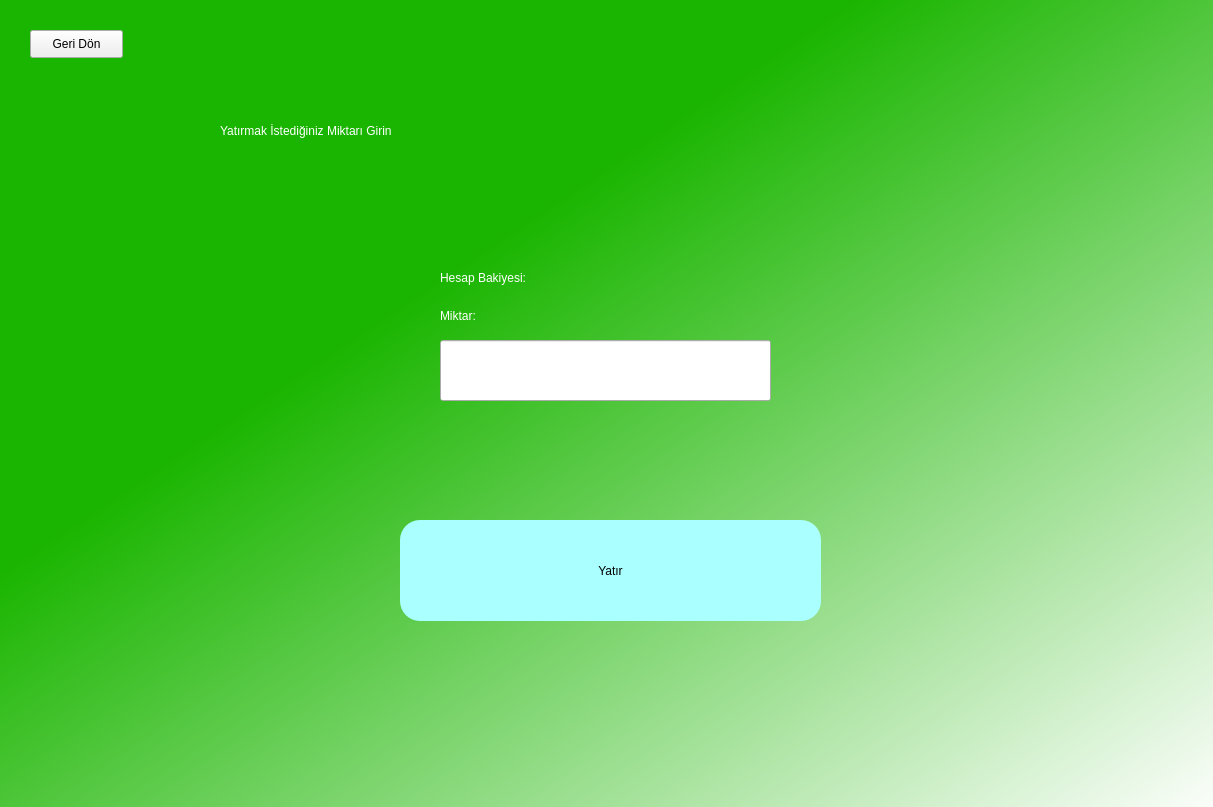
<?xml version="1.0" encoding="UTF-8"?>
<ui version="4.0">
 <class>Form</class>
 <widget class="QWidget" name="Form">
  <property name="geometry">
   <rect>
    <x>0</x>
    <y>0</y>
    <width>1213</width>
    <height>807</height>
   </rect>
  </property>
  <property name="windowTitle">
   <string>Form</string>
  </property>
  <widget class="QWidget" name="widget" native="true">
   <property name="geometry">
    <rect>
     <x>0</x>
     <y>0</y>
     <width>1221</width>
     <height>821</height>
    </rect>
   </property>
   <property name="styleSheet">
    <string notr="true">QWidget#widget{
background-color: qlineargradient(spread:pad, x1:0, y1:0, x2:1, y2:1, stop:0.348259 rgba(26, 181, 0, 255), stop:1 rgba(255, 255, 255, 255));}</string>
   </property>
   <widget class="QLabel" name="label">
    <property name="geometry">
     <rect>
      <x>220</x>
      <y>60</y>
      <width>891</width>
      <height>141</height>
     </rect>
    </property>
    <property name="styleSheet">
     <string notr="true">font: 36pt &quot;MS Shell Dlg 2&quot;;color: rgb(255, 255, 255);
</string>
    </property>
    <property name="text">
     <string>Yatırmak İstediğiniz Miktarı Girin</string>
    </property>
   </widget>
   <widget class="QPushButton" name="deposit">
    <property name="geometry">
     <rect>
      <x>400</x>
      <y>520</y>
      <width>421</width>
      <height>101</height>
     </rect>
    </property>
    <property name="styleSheet">
     <string notr="true">border-radius: 20px;
background-color: rgb(170,255,255);
font: 16pt &quot;MS Shell Dlg 2&quot;;</string>
    </property>
    <property name="text">
     <string>Yatır</string>
    </property>
   </widget>
   <widget class="QLineEdit" name="entermoney">
    <property name="geometry">
     <rect>
      <x>440</x>
      <y>340</y>
      <width>331</width>
      <height>61</height>
     </rect>
    </property>
    <property name="styleSheet">
     <string notr="true">font: 12pt &quot;MS Shell Dlg 2&quot;;</string>
    </property>
   </widget>
   <widget class="QLabel" name="label_2">
    <property name="geometry">
     <rect>
      <x>440</x>
      <y>300</y>
      <width>81</width>
      <height>31</height>
     </rect>
    </property>
    <property name="styleSheet">
     <string notr="true">color: white;
font: 10pt &quot;MS Shell Dlg 2&quot;;</string>
    </property>
    <property name="text">
     <string>Miktar: </string>
    </property>
   </widget>
   <widget class="QPushButton" name="turnback">
    <property name="geometry">
     <rect>
      <x>30</x>
      <y>30</y>
      <width>93</width>
      <height>28</height>
     </rect>
    </property>
    <property name="text">
     <string>Geri Dön</string>
    </property>
   </widget>
   <widget class="QLabel" name="label_4">
    <property name="geometry">
     <rect>
      <x>440</x>
      <y>270</y>
      <width>121</width>
      <height>16</height>
     </rect>
    </property>
    <property name="styleSheet">
     <string notr="true">font: 10pt &quot;MS Shell Dlg 2&quot;;
color: white;</string>
    </property>
    <property name="text">
     <string>Hesap Bakiyesi: </string>
    </property>
   </widget>
   <widget class="QLabel" name="showmoney">
    <property name="geometry">
     <rect>
      <x>560</x>
      <y>270</y>
      <width>191</width>
      <height>16</height>
     </rect>
    </property>
    <property name="styleSheet">
     <string notr="true">font: 10pt &quot;MS Shell Dlg 2&quot;;
color: white;</string>
    </property>
    <property name="text">
     <string/>
    </property>
   </widget>
   <widget class="QLabel" name="error">
    <property name="geometry">
     <rect>
      <x>440</x>
      <y>440</y>
      <width>261</width>
      <height>31</height>
     </rect>
    </property>
    <property name="styleSheet">
     <string notr="true">font: 10pt &quot;MS Shell Dlg 2&quot;;
color: red;</string>
    </property>
    <property name="text">
     <string/>
    </property>
   </widget>
  </widget>
 </widget>
 <resources/>
 <connections/>
</ui>
